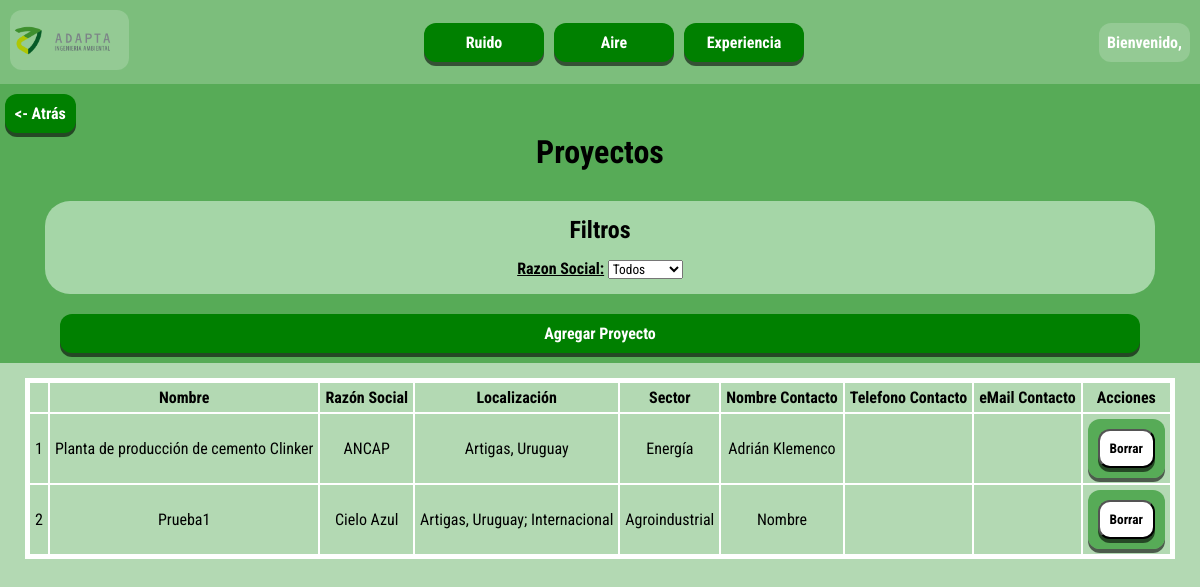
Before: /experiencia/proyectos (signed in) with the older database file.
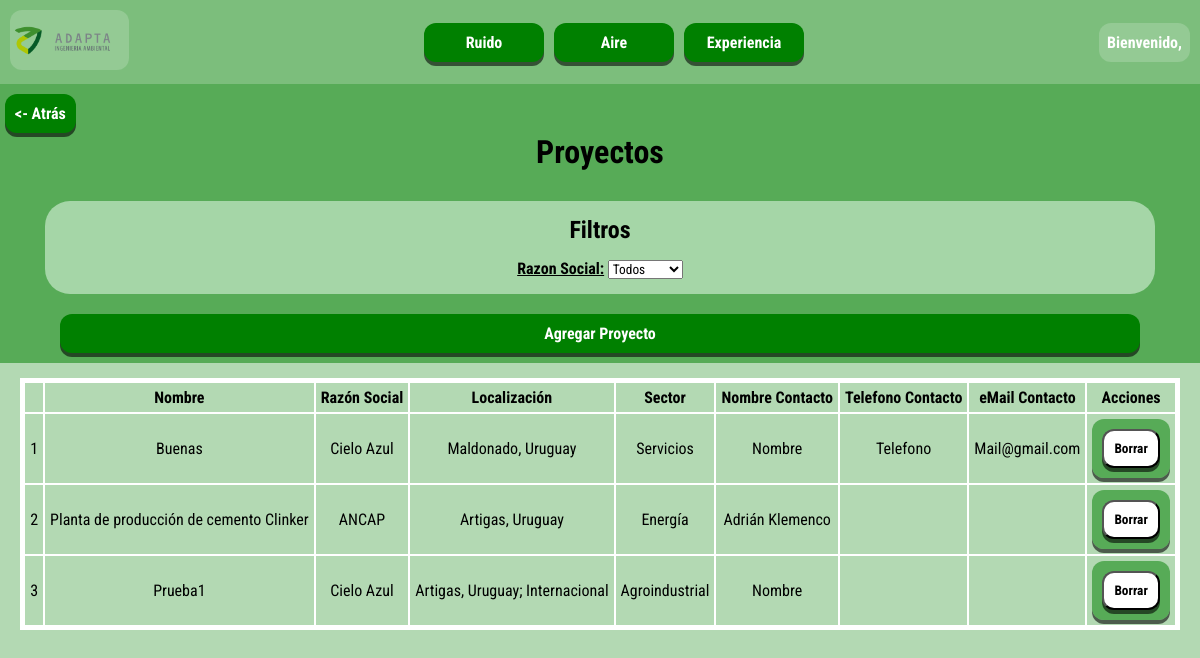
After: the same page with the newer database file.
### servicios_adapta_app/models.py (models this page shows, shortened)
class experienciaProyecto(models.Model):
    id = models.AutoField(primary_key=True)
    nombre = models.CharField(max_length=300)
    contacto_nombre = models.CharField(max_length=100)
    contacto_telefono = models.CharField(max_length=20, blank=True)
    contacto_mail = models.EmailField(blank=True)
    razon = models.ForeignKey(experienciaRazonSocial, on_delete=models.CASCADE)
    localizacion = models.ManyToManyField(experienciaLocalizaciones, related_name='proyectos')
    SECTOR_CHOICES = [
        ('agroindustrial', 'Agroindustrial'),
        ('aguapot_sanea', 'Agua potable y saneamiento'),
        ('ambiente', 'Ambiente'),
        ('comercial', 'Comercial'),
        ('energia', 'Energía'),
        ('industrial', 'Industrial'),
        ('infraestruct', 'Infraestructura'),
        ('logistica', 'Logística'),
        ('mineria', 'Minería'),
        ('puertos', 'Puertos'),
        ('recursosH', 'Recursos Hídricos'),
        ('recursosS', 'Recursos Solidos'),
        ('salud', 'Salud'),
        ('servicios', 'Servicios'),
        ('telecom', 'Telecomunicaciones'),
    ]
    sector = models.CharField(max_length=50, choices=SECTOR_CHOICES)

class experienciaRazonSocial(models.Model):
    id = models.AutoField(primary_key=True)
    nombre = models.CharField(max_length=150, unique=True)

class experienciaLocalizaciones(models.Model):
    departamento = models.CharField(max_length=100, blank=True)
    pais = models.CharField(max_length=100)
    def __str__(self):
        if self.departamento:
            return f"{self.departamento}, {self.pais}"
        else:
            return self.pais

### servicios_adapta_app/views.py (the view)
# urls.py: path('experiencia/proyectos', views.experienciaProyectos, name='experiencia-proyectos'),
def experienciaProyectos(request):
    if request.user.is_authenticated:
        proyectos = experienciaProyecto.objects.all().order_by("nombre")
        razones = experienciaRazonSocial.objects.all().order_by("nombre")
        context = {'proyectos': proyectos, 'razones': razones}
        return render(request, './servicios_adapta_app/experiencia_proyectos.html', context)
    else:
        return redirect('login')

### servicios_adapta_app/templates/servicios_adapta_app/experiencia_proyectos.html (shortened to what this page needs)
{% extends './base.html' %}
{% block content %}
<div class="tableForm">
    <div class="top-section">
        <div class="div-atras">
            <a class="boton-atras" href="{% url 'menu-experiencia' %}"> <- Atrás</a>
        </div>
        <h1 style="margin-bottom: 10px; margin-top: 0;">Proyectos</h1>
        <div class="filters">
            <h2>Filtros</h2>
            <div style="margin-top: 10px;">
                <label for="razon-filter" class="title">Razon Social:</label>
                <select id="razon-filter">
                    <option value="">Todos</option>
                </select>
            </div>
        </div>
        <div class="sub-section">
            <a href="{% url 'experiencia-proyectos-agregar' %}" style="margin-bottom: 10px;">Agregar Proyecto</a>
        </div>
    </div>
    <div class="table-section">
        <table id="proyectos-table">
            <thead>
                <tr>
                    <th></th>
                    <th>Nombre</th>
                    <th>Razón Social</th>
                    <th>Localización</th>
                    <th>Sector</th>
                    <th>Nombre Contacto</th>
                    <th>Telefono Contacto</th>
                    <th>eMail Contacto</th>
                    <th>Acciones</th>
                </tr>
            </thead>
            <tbody>
                {% for proyecto in proyectos %}
                <tr data-razon="{{ proyecto.razon.id }}"
                    data-proyecto="{{ proyecto.id }}">
                    <td>{{ forloop.counter }}</td>
                    <td>{{ proyecto.nombre }}</td>
                    <td>{{ proyecto.razon.nombre }}</td>
                    <td>{{ proyecto.localizacion.all|join:'; ' }}</td>
                    <td>{{ proyecto.get_sector_display }}</td>
                    <td>{{ proyecto.contacto_nombre }}</td>
                    <td>{{ proyecto.contacto_telefono }}</td>
                    <td>{{ proyecto.contacto_mail }}</td>
                    <td>
                        <form method="POST" action="{% url 'borrar_proyecto' proyecto.id %}">
                            <button type="submit">Borrar</button>
                        </form>
                    </td>
                </tr>
                {% endfor %}
            </tbody>
        </table>
    </div>
</div>
{% endblock %}

Changed rows visible on the page:
added experienciaProyecto: nombre "Buenas", razon.nombre "Cielo Azul", localizacion.all "Maldonado, Uruguay", sector "Servicios", contacto_nombre "Nombre", contacto_telefono "Telefono", contacto_mail "Mail@gmail.com"
